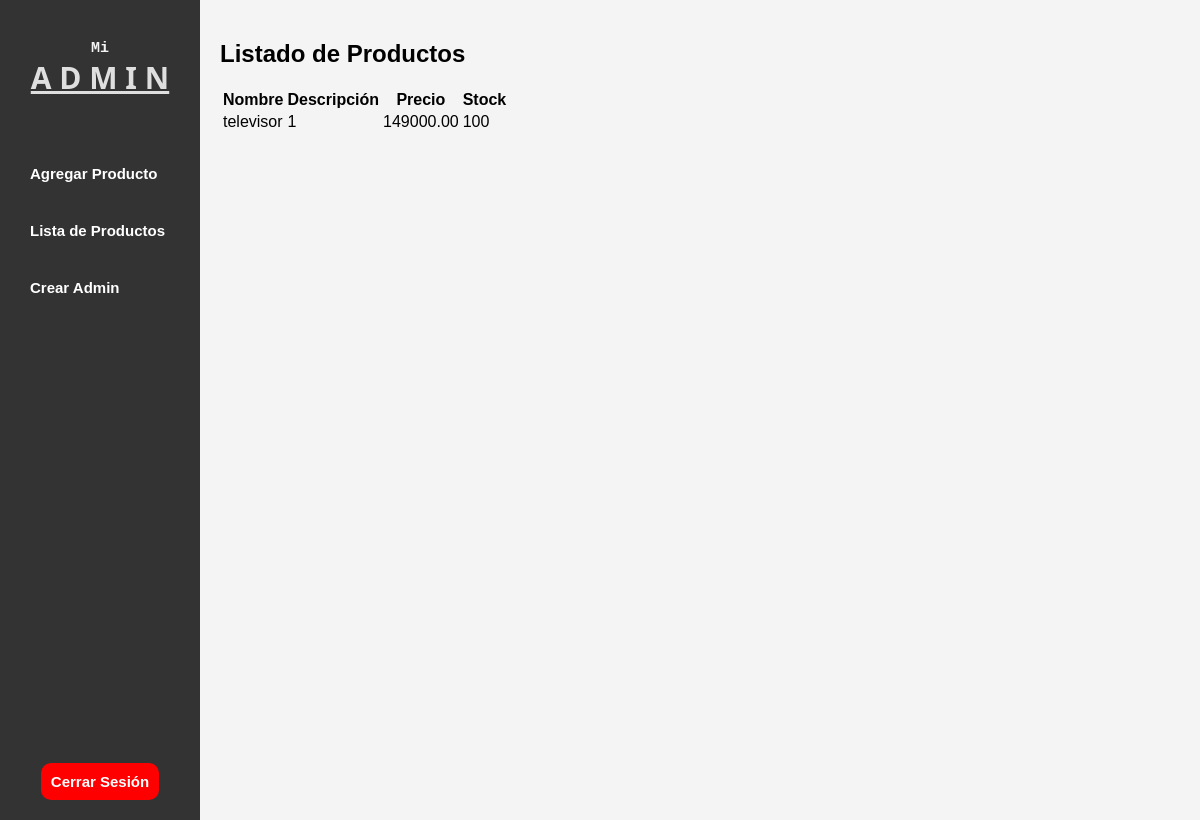
The page /tienda/lista-productos/ (signed in) on the database as committed earlier.
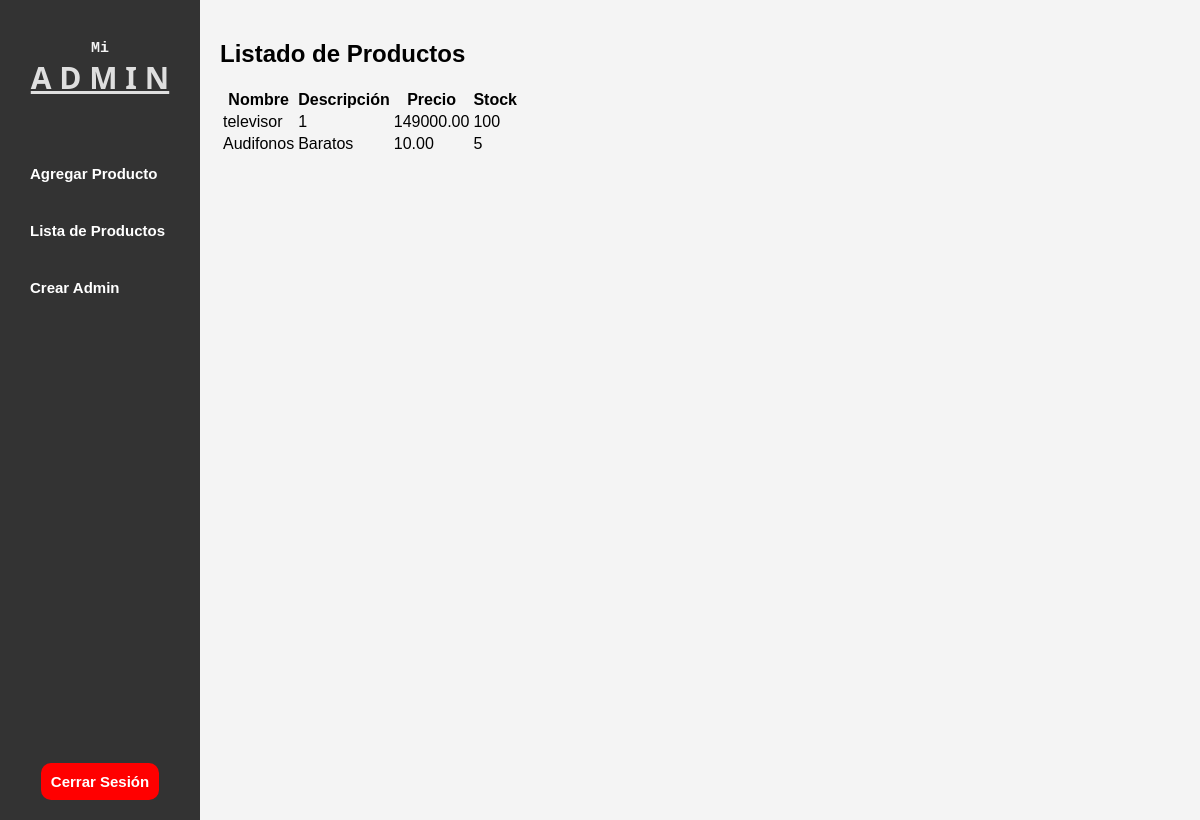
The same page on the database as committed later.
### tienda/models.py (models this page shows, shortened)
class Producto(models.Model):
    nombre = models.CharField(max_length=100)
    descripcion = models.TextField()
    precio = models.DecimalField(max_digits=10, decimal_places=2)
    stock = models.PositiveIntegerField()

### tienda/views.py (the view)
# urls.py: path('lista-productos/', views.lista_productos, name='lista_productos'),
@login_required
def lista_productos(request):
    productos = Producto.objects.all()
    return render(request, 'lista_productos.html', {'productos': productos})

### tienda/templates/lista_productos.html (shortened to what this page needs)
{% extends 'base.html' %}
{% block content %}
<!DOCTYPE html>
<html lang="en">
<head>
</head>
<body>
    <h2>Listado de Productos</h2>
    <table>
        <thead>
            <tr>
                <th>Nombre</th>
                <th>Descripción</th>
                <th>Precio</th>
                <th>Stock</th>
            </tr>
        </thead>
        <tbody>
            {% for producto in productos %}
            <tr>
                <td>{{ producto.nombre }}</td>
                <td>{{ producto.descripcion }}</td>
                <td>{{ producto.precio }}</td>
                <td>{{ producto.stock }}</td>
            </tr>
            {% empty %}
            <tr>
                <td colspan="4">No hay productos disponibles.</td>
            </tr>
            {% endfor %}
        </tbody>
    </table>
</body>
</html>
{% endblock %}

### tienda/templates/base.html (shortened to what this page needs)
<!DOCTYPE html>
<html>
<head>
    {% load static %}
    <link rel="stylesheet" type="text/css" href="{% static 'css/styleDash.css' %}">
</head>
<body>
    <div class="container">
        <aside class="sidebar">
            <div class="logo">
                <h1>Mi<br><span>A D M I N</span></h1>
            </div>
            <ul>
                <li><a href="{% url 'agregar_producto' %}">Agregar Producto</a></li>
                <li><a href="{% url 'lista_productos' %}">Lista de Productos</a></li>
                <li><a href="{% url 'crear_admin' %}">Crear Admin</a></li>
            </ul>
            <div class="logout">
                <a href="{% url 'logout' %}">Cerrar Sesión</a>
            </div>
        </aside>
        <main class="content">
            {% block content %}
            {% endblock %}
        </main>
    </div>
</body>
</html>

### tienda/static/css/styleDash.css (style rules this page uses)
body { font-family: Arial, sans-serif; background-color: #f4f4f4; margin: 0; padding: 0; display: flex; height: 100vh; }
.container { display: flex; width: 100%; }
.sidebar { width: 200px; background-color: #333; color: #fff; height: 100vh; display: flex; flex-direction: column; justify-content: space-between; padding-top: 20px; font-size: 15px; font-weight: bold; }
.logo { text-align: center; margin-bottom: 20px; }
.logo h1 { color: #f4f4f4; font-size: 15px; font-family: 'Courier New', Courier, monospace; }
.logo span { font-size: 30px; font-family: system-ui, -apple-system, BlinkMacSystemFont, 'Segoe UI', Roboto, Oxygen, Ubuntu, Cantarell, 'Open Sans', 'Helvetica Neue', sans-serif; color: rgb(223, 223, 223); text-decoration: underline; }
.sidebar ul { list-style: none; padding: 0; flex-grow: 1; }
.sidebar ul li { padding: 10px; transition: background-color 0.5s ease; }
.sidebar ul li a { color: #fff; text-decoration: none; display: block; padding: 10px 20px; }
.logout { padding: 10px 20px; text-align: center; margin-bottom: 20px; }
.logout a { color: #fff; text-decoration: none; background-color: #ff0000; padding: 10px; border-radius: 10px; }
.content { flex-grow: 1; padding: 20px; }
h1 { color: #333; text-align: center; margin-top: 20px; }

Rows that differ between the two databases and show on the page:
added Producto: nombre "Audifonos", descripcion "Baratos", precio "10.00", stock "5"
